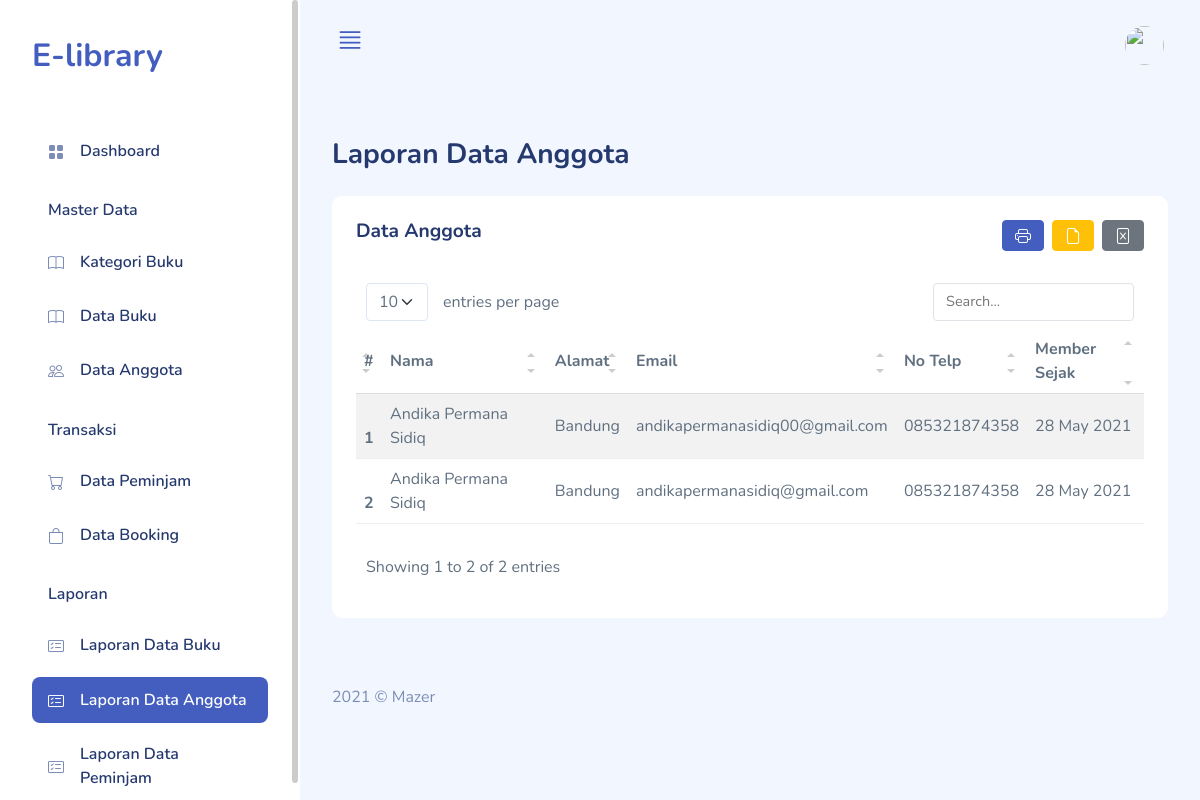
The page /index.php/laporan/laporan_anggota on the database its author committed.
### tables this page shows
CREATE TABLE `user` (
  `id` int(11) NOT NULL,
  `nama` varchar(128) DEFAULT NULL,
  `alamat` text DEFAULT NULL,
  `email` varchar(128) DEFAULT NULL,
  `image` varchar(128) DEFAULT 'default.jpg',
  `password` varchar(256) DEFAULT NULL,
  `role_id` int(11) DEFAULT NULL,
  `is_active` int(1) DEFAULT NULL,
  `tanggal_input` int(11) DEFAULT NULL,
  `no_telp` varchar(30) DEFAULT NULL
);

### application/controllers/Laporan.php (called while the page is built, shortened)
<?php
class Laporan extends CI_Controller
{
  public function laporan_anggota()
  {
    $data['judul'] = 'Laporan Data Anggota';
    $data['user'] = $this->ModelUser->cekData(['email' => $this->session->userdata('email')])->row_array();
    $data['anggota'] = $this->db->get_where('user', ['role_id' => 2])->result_array();
    $this->load->view('templates/header', $data);
    $this->load->view('templates/sidebar', $data);
    $this->load->view('templates/topbar', $data);
    $this->load->view('buku/laporan_anggota', $data);
    $this->load->view('templates/footer');
  }
}

### index.php (called while the page is built, shortened)
<?php
require_once BASEPATH.'core/CodeIgniter.php';

### application/views/buku/laporan_anggota.php (the view)
<div id="main-content">
  <div class="page-heading">
    <div class="page-title">
      <div class="row">
        <div class="col-12 col-md-6 order-md-1 order-last mb-3">
          <h3>Laporan Data Anggota</h3>
        </div>
      </div>
    </div>
    <div class="row">
      <div class="col-12">
        <div class="card">
          <div class="card-header d-flex justify-content-between">
            <h4>Data Anggota</h4>
            <div class="d-flex">
              <a href="<?= base_url('laporan/cetak_laporan_anggota'); ?>" class="btn btn-primary d-flex align-items-center" title="Print">
                <i class="bi bi-printer"></i>
              </a>
              <a href="<?= base_url('laporan/laporan_anggota_pdf'); ?>" class="btn btn-warning d-flex align-items-center mx-2" title="Download Pdf">
                <i class="bi bi-file-earmark"></i>
              </a>
              <a href="<?= base_url('laporan/export_excel_anggota'); ?>" class="btn btn-secondary d-flex align-items-center" title="Download Excel">
                <i class="bi bi-file-excel"></i>
              </a>
            </div>
          </div>
          <div class="card-body">
            <table class="table table-striped" id="table1">
              <thead>
                <tr>
                  <th>#</th>
                  <th>Nama</th>
                  <th>Alamat</th>
                  <th>Email</th>
                  <th>No Telp</th>
                  <th>Member Sejak</th>
                </tr>
              </thead>
              <tbody>
                <?php $i = 1;
                foreach ($anggota as $ag) : ?>
                  <tr>
                    <th scope="row"><?= $i++; ?></th>
                    <td><?= $ag['nama']; ?></td>
                    <td><?= $ag['alamat']; ?></td>
                    <td><?= $ag['email']; ?></td>
                    <td><?= $ag['no_telp']; ?></td>
                    <td><?= date("d M Y", $ag['tanggal_input']); ?></td>
                  </tr>
                <?php endforeach; ?>
              </tbody>
            </table>
          </div>
        </div>
      </div>
    </div>
  </div>

### assets/css/app.css (style rules this page uses)
.btn i,.btn svg { width:16px;height:16px }
.btn.btn-danger,.btn.btn-info,.btn.btn-primary,.btn.btn-secondary,.btn.btn-success,.btn.btn-warning { color:#fff }
.card { margin-bottom:2.2rem;border:none }
.card .card-header { border:none }
.card .card-header h4 { font-size:1.2rem;font-weight:700 }
.card .card-header~.card-body { padding-top:0 }
.card .card-body { padding:1.5rem }
.dataTable-table td,.dataTable-table thead th,.table td,.table thead th { vertical-align:middle }
.dataTable-table:not(.table-borderless) thead th,.table:not(.table-borderless) thead th { border-bottom:1px solid #dedede!important }
.bi { width:1rem;height:1rem }
#main #main-content { padding:2rem }
.page-heading { margin:0 0 2rem }
.page-heading h3 { font-weight:700 }
a { text-decoration:none }

### rows shown on the page
user: nama "Andika Permana Sidiq", alamat "Bandung", email "andikapermanasidiq00@gmail.com", no_telp "085321874358", tanggal_input "28 May 2021"
user: nama "Andika Permana Sidiq", alamat "Bandung", email "andikapermanasidiq@gmail.com", no_telp "085321874358", tanggal_input "28 May 2021"
